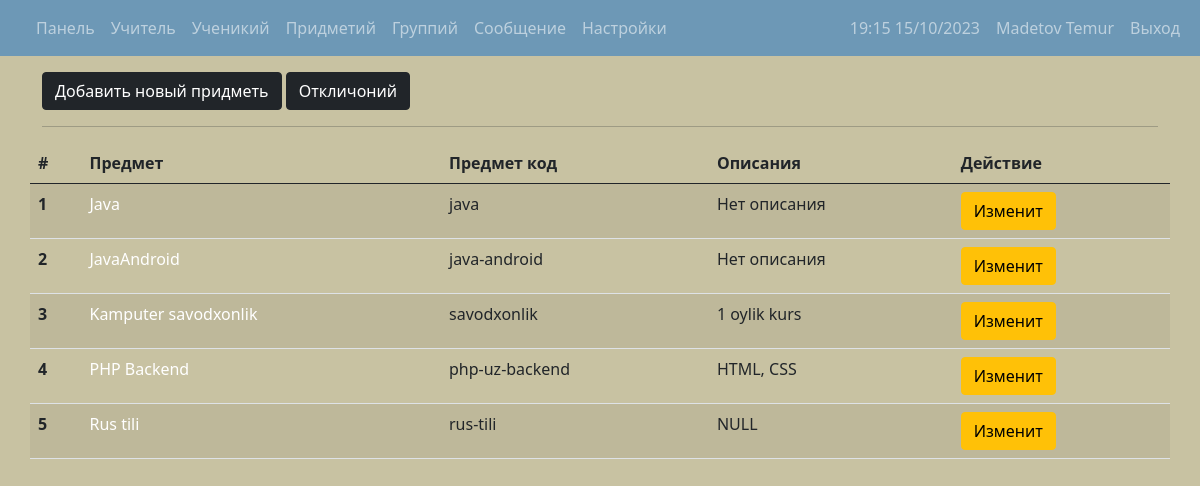
/admin/subject.php (signed in), run on the app's committed database.
### tables this page shows
CREATE TABLE IF NOT EXISTS `subjects` (
  `subject_id` int(10) NOT NULL AUTO_INCREMENT,
  `subject_name` varchar(40) NOT NULL,
  `subject_code` varchar(30) NOT NULL,
  `discription` varchar(150) DEFAULT '0',
  `date_of_joined` varchar(22) NOT NULL,
  `data_of_edit` varchar(22) DEFAULT NULL,
  `status` varchar(3) NOT NULL DEFAULT '0',
  PRIMARY KEY (`subject_id`),
  UNIQUE KEY `subject_code` (`subject_code`)
);

### admin/php/function.php (called while the page is built, shortened)
<?php
require __DIR__ . '/function_subject.php';
$limit = isset($_GET['m']) ? $_GET['m'] : 20;
function EchoDiscription($status, array $message) {
	if(!empty($status) or $status != "0" ) {
		return $message['on'];
	} else {
		return $message['off'];
	}
}
function assets(string $path = '/') {
	$url = $_SERVER['REQUEST_SCHEME'].'://'.$_SERVER['SERVER_NAME'].$path;
	return $url;
}

### admin/php/function_subject.php (called while the page is built, shortened)
<?php
function AllSubjects($conn_db, $status, $limite = 10, $offsete) {
	$sql = "SELECT * FROM subjects WHERE status = {$status} ORDER BY `subjects`.`subject_name` ASC LIMIT $limite OFFSET $offsete ";
  $stmt = $conn_db->prepare($sql);
  $stmt->execute();
  if ($stmt->rowCount() >= 1) {
    return $stmt->fetchAll(PDO::FETCH_ASSOC);
  } else {
   	return 0;
  }
}

### admin/subject.php (the view, shortened to what this page needs)
<?php $title = 'Придметий | ITS'; $page = 4;
require __DIR__ . '/../connection/connection.php';
require __DIR__ . '/php/function.php';
if(isset($_GET['add'])) { ?>
    <?php include './layout/hader-page.php' ?>
    <div class="container-lg mt-3">
        <a href="subject.php"
           class="btn btn-dark">Назад</a>
           <hr>
    </div>
    <div class="container-lg mt-3" >
    <form action="" method="POST" id="subject-add">
        <div class="alert alert-danger container" role="alert" style="display: none;" id="msg-alert"></div>
        <div class="form-group">
            <label for="exampleInputEmail1">Придметь *</label>
            <input type="text" class="form-control" id="exampleInputEmail1" aria-describedby="emailHelp" required autocomplete="off" placeholder="Python" name="subject_name" maxlength="40" minlength="2">
        </div>
        <div class="form-group">
            <label for="exampleInputPassword1">Придметь код *</label>
            <input type="text" class="form-control" id="exampleInputPassword1" required autocomplete="off" placeholder="Py-uz"
            name="subject_code" maxlength="30" minlength="2">
        </div>
        <div class="form-group">
            <label for="exampleFormControlTextarea1">Описания </label>
            <textarea class="form-control" id="exampleFormControlTextarea1"  autocomplete="off" rows="3"
            name="discription" maxlength="150"></textarea>
        </div>
        <input type="hidden" name="add" value="668">
        <div class="mt-3">
          <button type="submit" class="btn btn-primary" name="add" value="on">Отправить</button>
          <button type="reset" class="btn btn-danger">Сбросит</button>
        </div>
    </form>
    </div>
    <?php $script = '<script type="text/javascript" src="./js/subject-script.js"></script>';
    include './layout/footer-page.php' ?>
<?php } else { ?>
  <?php include './layout/hader-page.php';
    $page = isset($_GET['page']) ? $_GET['page'] : 0;
    $offset = $limit * ($page);
    if(isset($_GET['offsets'])) {
      $subjects = AllSubjects($conn, '1', $limit, $offset)  ;
      $page_count = (CountRows($conn, '1') / $limit);
    }
    else{
      $subjects = AllSubjects($conn, '0', $limit, $offset)  ;
    }
   ?>
      <div class="container-lg mt-3">
          <a href="?add=on"class="btn btn-dark">Добавить новый придметь</a>
          <?php if(isset($_GET['offsets'])) { ?>
            <a href="./subject.php"class="btn btn-dark">Викличёние</a>
          <?php } else { ?>
            <a href="?offsets=on"class="btn btn-dark">Откличоний</a>
          <?php } ?>
          <hr>
      </div>
      <?php if ($subjects != 0) { ?>
        <table class="table table-striped container-lg mt-3">
          <thead>
            <tr>
              <th scope="col">#</th>
              <th scope="col">Предмет</th>
              <th scope="col">Предмет код</th>
              <th scope="col">Описания</th>
              <th scope="col">Действие</th>
            </tr>
          </thead>
          <tbody>
            <?php for($i=0; $i < count($subjects); $i++) { ?>
              <?php if(isset($subjects[$i])) : ?>
                <tr>
                  <th scope="row"><?= $i + 1 ?></th>
                  <td><a href="subject.php?view=<?= $subjects[$i]['subject_id'] ?>"><?= $subjects[$i]['subject_name'] ?></a></td>
                  <td><?= $subjects[$i]['subject_code'] ?></td>
                  <td><?= EchoDiscription($subjects[$i]['discription'],  ['on'=>$subjects[$i]['discription'], 'off'=>'Нет описания']) ?> </td>
                  <td>
                    <a href="subject.php?subject_id=<?= $subjects[$i]['subject_id'] ?>&edit=312" class="btn btn-warning">Изменит</a>
                  </td>
                </tr>
              <?php endif; ?>
            <?php }  ?>
          </tbody>
        </table>
    <?php } else { ?>
      <div class="alert alert-info w-450 m-5" role="alert">
        Пустой! Добавте новоый предмет
      </div>
    <?php } ?>
    <?php include './layout/footer-page.php' ?>
<?php }?>

### admin/layout/hader-page.php (shortened to what this page needs)
<?php  session_start();
require_once __DIR__ .'/../php/function.php';
?>
<!doctype html>
<html lang="ru">
  <head>
    <link rel="stylesheet" type="text/css" href="<?php echo assets('/assets/bootstrap-5.0.2/css/bootstrap.min.css') ?>">
    <link rel="stylesheet" type="text/css" href="<?= assets('/assets/bootstrap-5.0.2/css/bootstrap.css') ?>">
    <link rel="stylesheet" type="text/css" href="<?= assets('/assets/css/style.css') ?>">
  </head>
  <body style="background-color: #c8c2a2;">
    <nav class="navbar navbar-expand-lg navbar-dark " style="background-color: #0067cd75; color: black;">
      <div class="container-fluid">
        <div class="collapse navbar-collapse" id="navbarSupportedContent" style=" transition: all ease 1s;">
          <ul class="navbar-nav me-auto mb-2 mb-lg-0" id="navLinks">
            <li class="nav-item">
              <a class="nav-link" aria-current="page" href="./index.php">Панель</a>
            </li>
            <li class="nav-item">
              <a class="nav-link" href="./teacher.php" >Учитель</a>
            </li>
            <li class="nav-item">
              <a class="nav-link" href="./students.php">Ученикий</a>
            </li>
            <li class="nav-item">
              <a class="nav-link" href="./subject.php">Придметий</a>
            </li>
            <li class="nav-item">
              <a class="nav-link" href="./group.php">Группий</a>
            </li>
            <li class="nav-item">
              <a class="nav-link" href="./message.php">Сообщение</a>
            </li>
            <li class="nav-item">
              <a class="nav-link" href="">Настройки</a>
            </li>
          </ul>
          <ul class="navbar-nav me-right mb-2 mb-lg-0">
            <li class="nav-item">
              <a class="nav-link date" id="date"><?= date("H:i d-m-Y "); ?></a>
            </li>
          </ul>
          <ul class="navbar-nav me-right mb-2 mb-lg-0">
            <li class="nav-item">
              <a class="nav-link" href="./profile.php"><?= $_SESSION['full_name'] ?></a>
            </li>
          </ul>
          <ul class="navbar-nav me-right mb-2 mb-lg-0">
            <li class="nav-item">
              <a class="nav-link" href="../logout.php">Выход</a>
            </li>
          </ul>
        </div>
      </div>
    </nav>

### admin/layout/footer-page.php (shortened to what this page needs)
  </body>
</html>

### assets/css/style.css (style rules this page uses)
a { text-decoration: none!important; color: white; }

### data on the page
subjects: subject_name "Java", subject_code "java", discription "Нет описания"
subjects: subject_name "JavaAndroid", subject_code "java-android", discription "Нет описания"
subjects: subject_name "Kamputer savodxonlik", subject_code "savodxonlik", discription "1 oylik kurs"
subjects: subject_name "PHP Backend", subject_code "php-uz-backend", discription "HTML, CSS"
subjects: subject_name "Rus tili", subject_code "rus-tili", discription "NULL"

### other printed values
$_SESSION['full_name'] "Madetov Temur"
